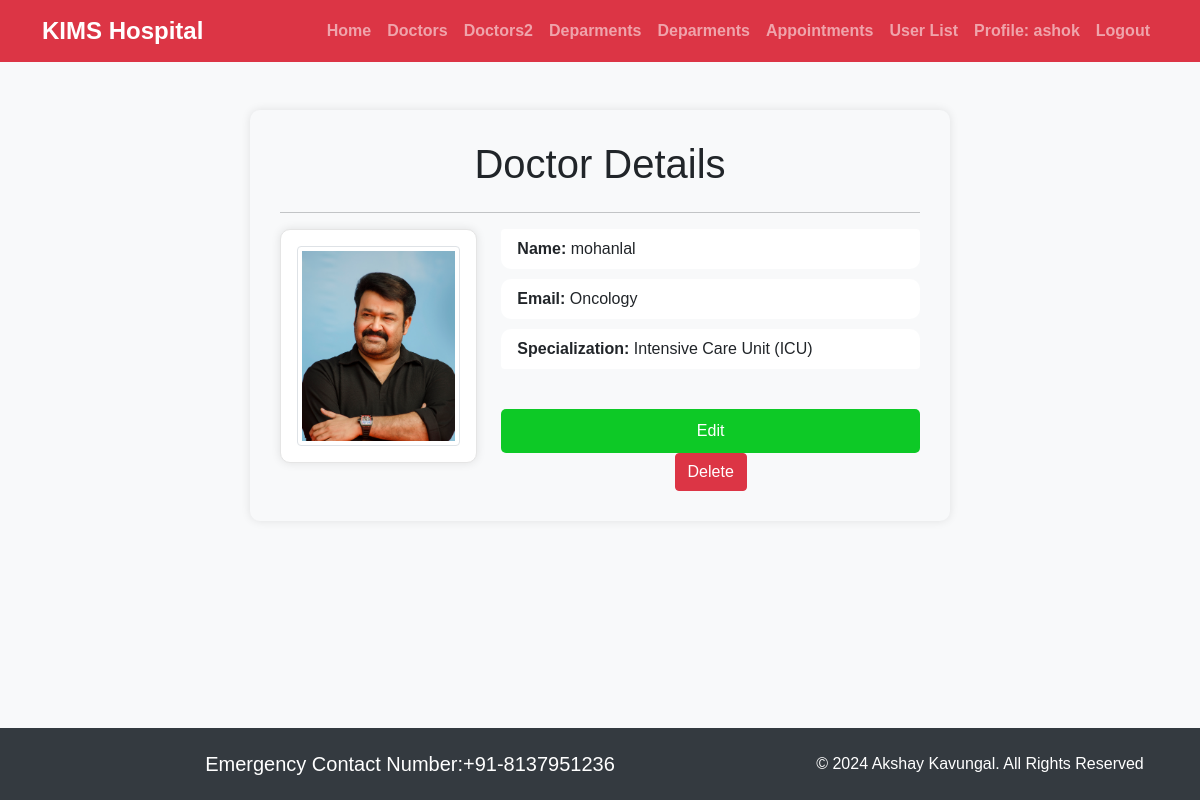
Page /doctors_list/2/ (signed in) on the committed database.
### customer/models.py (models this page shows, shortened)
class Doctors(models.Model):
    doc_name =models.CharField(max_length=100)
    doc_spec =models.CharField(max_length=100)
    dep_name =models.ForeignKey(Departments, on_delete=models.CASCADE)
    dep_image = models.ImageField(upload_to='doctors')

class Departments(models.Model):
    dep_name = models.CharField(max_length=100)
    dep_description = models.TextField()
    def __str__(self):
        return self.dep_name

### admin1/views.py (the view)
# urls.py: path('doctors_list/<int:pk>/', DoctorDetailView.as_view(), name='doctor_detail'),
class DoctorDetailView(DetailView):
    model = Doctors
    template_name = 'admin/doctor_detail.html'
    context_object_name = 'doctor'

### templates/admin/doctor_detail.html (shortened to what this page needs)
    {% extends 'admin/base.html' %}
    {% block content %}
    <div class="container form-container">
        <h1 class="text-center mb-4">Doctor Details</h1>
        <hr>
        <div class="row">
            <div class="col-sm-4">
                <div class="card mb-3 profile-card">
                    <div class="card-body text-center">
                        {% if user.profile %}
                            <img src="{{ doctor.dep_image.url }}" class="card-img-top img-thumbnail rounded" alt="Profile Picture" style="width: 250px; height: 200px; object-fit: cover;">
                        {% else %}
                            <p class="card-text">No profile picture available</p>
                        {% endif %}
                    </div>
                </div>
            </div>
            <div class="col-sm-8">
                <ul class="list-group">
                    <li class="list-group-item"><strong>Name:</strong> {{doctor.doc_name  }}</li>
                    <li class="list-group-item"><strong>Email:</strong> {{ doctor.doc_spec }}</li>
                    <li class="list-group-item"><strong>Specialization:</strong> {{ doctor.dep_name  }}</li>
                </ul>
                <div class="text-center">
                    <a href="{% url 'doctor_update' doctor.pk %}" class="btn btn-primary update-button">Edit</a>
                    <form action="{% url 'doctor_delete' doctor.pk %}" method="post">
                        <input type="submit" class="btn btn-danger" update-button value="Delete">
                    </form>
                </div>
            </div>
        </div>
    </div>
    {% endblock %}

### templates/admin/base.html (shortened to what this page needs)
{% load static %}
<!DOCTYPE html>
<html lang="en">
<head>
  <link rel="stylesheet" href="https://cdn.jsdelivr.net/npm/bootstrap@5.1.3/dist/css/bootstrap.min.css">
  <link rel="stylesheet" href="https://use.fontawesome.com/releases/v5.2.0/css/all.css">
  <link rel="stylesheet" href="{% static '/css/style2.css' %}">
  <link rel="stylesheet" href="{% static '/css/form_page.css' %}">
  <link rel="stylesheet" href="{% static '/css/profile.css' %}">
  <link rel="stylesheet" href="{% static '/css/appo_list.css' %}">
</head>
<body>
  <nav class="navbar navbar-expand-md navbar-dark bg-danger">
    <div class="container">
      <a class="navbar-brand" href="#">KIMS Hospital</a>
      <div class="collapse navbar-collapse justify-content-end" id="navbarNav">
        <ul class="navbar-nav">
          <li class="nav-item">
            <a class="nav-link" href="{% url 'adminhome' %}">Home</a>
          </li>
          <li class="nav-item">
            <a class="nav-link" href="{% url 'doctor_list' %}">Doctors </a>
          </li>
          <li class="nav-item">
            <a class="nav-link" href="{% url 'doctor2_list' %}">Doctors2 </a>
          </li>
          <li class="nav-item">
            <a class="nav-link" href="{% url 'departments_list' %}"> Deparments </a>
          </li>
          <li class="nav-item">
            <a class="nav-link" href="{% url 'department_list' %}"> Deparments </a>
          </li>
          <li class="nav-item">
            <a class="nav-link" href="{% url 'booking_list' %}"> Appointments </a>
          </li>
          <li class="nav-item">
            <a class="nav-link" href="{% url 'profile_list' %}"> User List </a>
          </li>
          <li class="nav-item">
            <a class="nav-link" > {% if user.is_authenticated %} Profile: {{user.username}}
              {%endif%}</a>
          </li>
          <li class="nav-item">
            <a class="nav-link" href="{% url 'logout' %}">Logout</a>
          </li>
        </ul>
      </div>
    </div>
  </nav>
  <div class="container mt-5 flex-grow-1">
    {% block content %}{% endblock %}
  </div>
  <footer class="pt-4 pb-4 text-center ">
    <div class="container">
      <div class="row">
        <div class="col-md-8">
          <h5 class="mb-0">Emergency Contact Number:+91-8137951236</h5>
        </div>
        <div class="col-md-4">
          <p class="mb-0">© 2024 Akshay Kavungal. All Rights Reserved</p>
        </div>
      </div>
    </div>
  </footer>
</body>
</html>

### static/css/form_page.css (style rules this page uses)
.form-container { background-color: #f8f9fa; padding: 30px; border-radius: 10px; box-shadow: 0 0 10px rgba(0, 0, 0, 0.1); max-width: 700px; margin: 0 auto; }

### static/css/profile.css (style rules this page uses)
.card-body.text-center img { display: block; margin: 0 auto; }
.profile-card { border: 1px solid #e5e5e5; border-radius: 10px; box-shadow: 0 0 10px rgba(0, 0, 0, 0.1); }
.update-button { width: 100%; padding: 10px; background-color: #0dc926; color: #fff; border: none; border-radius: 5px; cursor: pointer; transition: background-color 0.3s ease; }

### static/css/appo_list.css (style rules this page uses)
.list-group { margin-bottom: 30px; }
.list-group-item { border: none; border-radius: 10px; margin-bottom: 10px; }

### templates/admin/base.html (style rules this page uses)
body { background-color: #f8f9fa; font-family: Arial, sans-serif; display: flex; flex-direction: column; min-height: 100vh; }
.navbar-brand { font-size: 1.5rem; font-weight: bold; }
.nav-link { color: #fff; font-weight: bold; }
footer { background-color: #343a40; color: #fff; width: 100%; }

### rows in the picture
Doctors: dep_image (picture), doc_name "mohanlal", doc_spec "Oncology", dep_name "Intensive Care Unit (ICU)"

### other values in the picture
{{ user.username }} "ashok"
